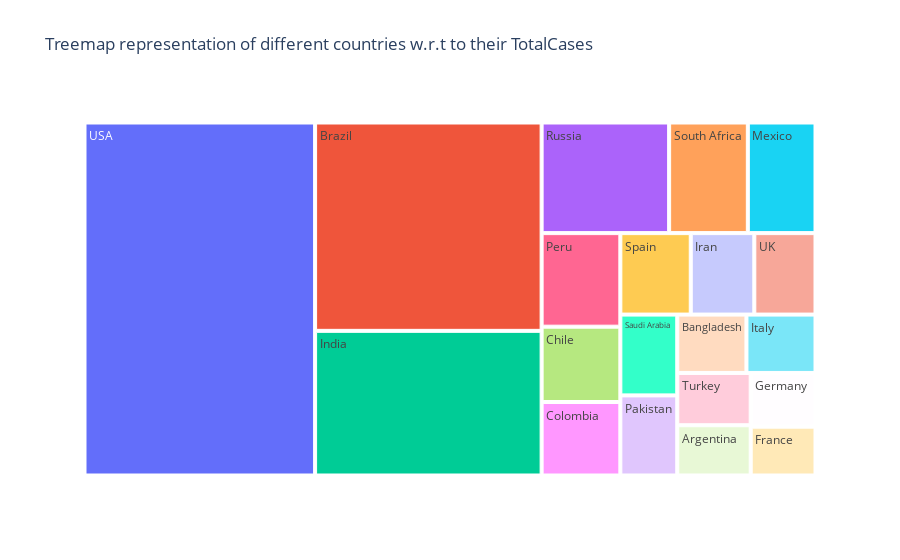
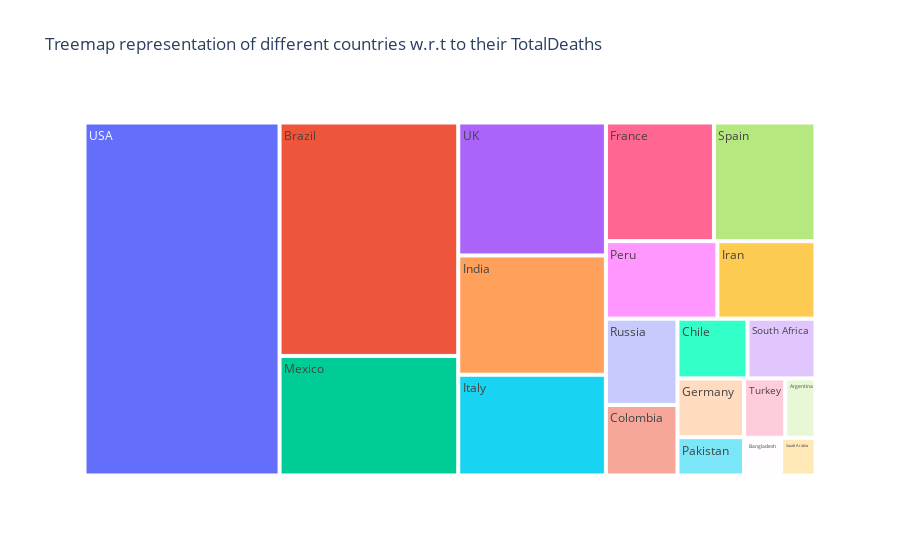
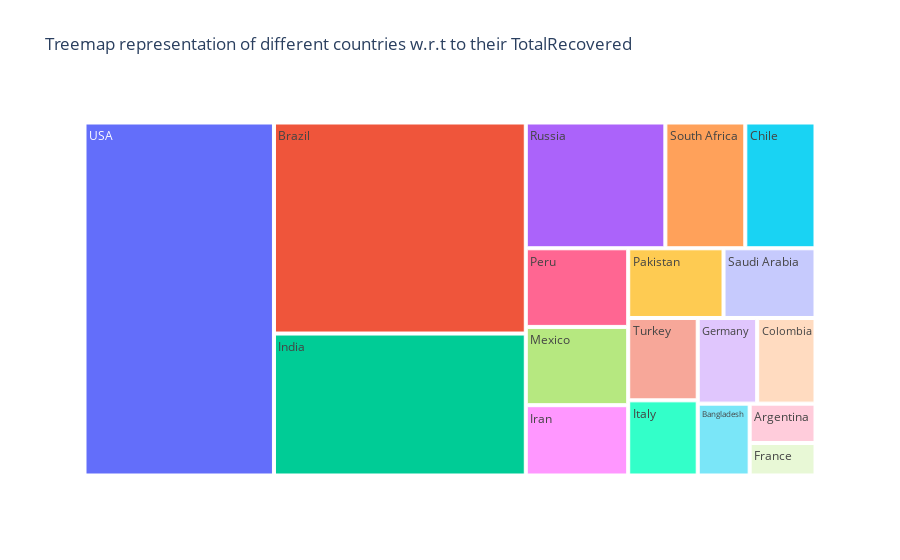
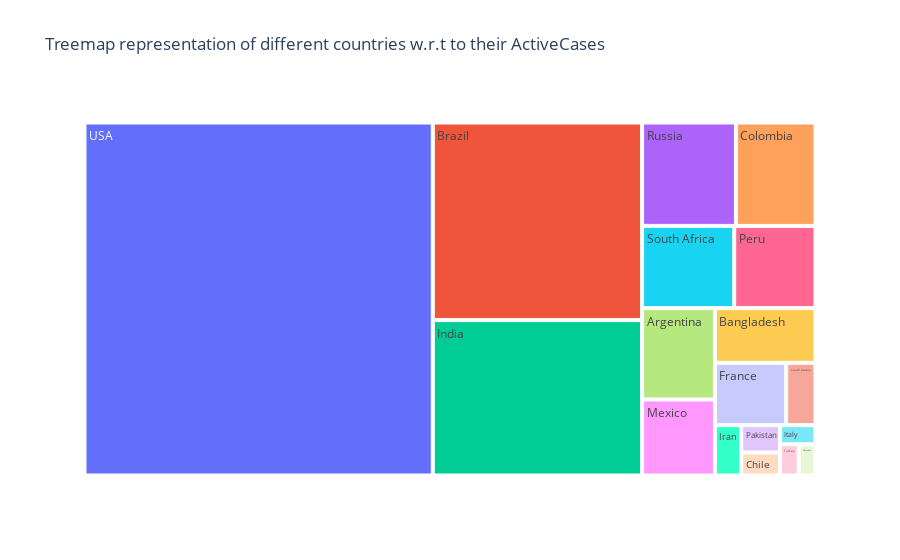

Notebook cell for these charts, in order:
### Code cell
for i in columns:
    fig = px.treemap(world_data.iloc[0:20], values=i, path=['Country/Region'],
               title='Treemap representation of different countries w.r.t to their {}'.format(i))
    fig.show()

### Figure 1 — Plotly figure (JSON) as saved in the notebook; plotly's stock layout.template omitted (floating-point values rounded to 4 significant figures)
{"data": [{"branchvalues": "total", "domain": {"x": [0, 1], "y": [0, 1]}, "hovertemplate": "labels=%{label}<br>TotalCases=%{value}<br>parent=%{parent}<br>id=%{id}<extra></extra>", "ids": ["Argentina", "Bangladesh", "Brazil", "Chile", "Colombia", "France", "Germany", "India", "Iran", "Italy", "Mexico", "Pakistan", "Peru", "Russia", "Saudi Arabia", "South Africa", "Spain", "Turkey", "UK", "USA"], "labels": ["Argentina", "Bangladesh", "Brazil", "Chile", "Colombia", "France", "Germany", "India", "Iran", "Italy", "Mexico", "Pakistan", "Peru", "Russia", "Saudi Arabia", "South Africa", "Spain", "Turkey", "UK", "USA"], "name": "", "parents": ["", "", "", "", "", "", "", "", "", "", "", "", "", "", "", "", "", "", "", ""], "type": "treemap", "values": [228195, 249651, 2917562, 366671, 357710, 195633, 215210, 2025409, 320117, 249204, 462690, 281863, 455409, 871894, 284226, 538184, 354530, 237265, 308134, 5032179]}], "layout": {"legend": {"tracegroupgap": 0}, "title": {"text": "Treemap representation of different countries w.r.t to their TotalCases"}}}

### Figure 2 — Plotly figure (JSON) as saved in the notebook; plotly's stock layout.template omitted (floating-point values rounded to 4 significant figures)
{"data": [{"branchvalues": "total", "domain": {"x": [0, 1], "y": [0, 1]}, "hovertemplate": "labels=%{label}<br>TotalDeaths=%{value}<br>parent=%{parent}<br>id=%{id}<extra></extra>", "ids": ["Argentina", "Bangladesh", "Brazil", "Chile", "Colombia", "France", "Germany", "India", "Iran", "Italy", "Mexico", "Pakistan", "Peru", "Russia", "Saudi Arabia", "South Africa", "Spain", "Turkey", "UK", "USA"], "labels": ["Argentina", "Bangladesh", "Brazil", "Chile", "Colombia", "France", "Germany", "India", "Iran", "Italy", "Mexico", "Pakistan", "Peru", "Russia", "Saudi Arabia", "South Africa", "Spain", "Turkey", "UK", "USA"], "name": "", "parents": ["", "", "", "", "", "", "", "", "", "", "", "", "", "", "", "", "", "", "", ""], "type": "treemap", "values": [4251, 3306, 98644, 9889, 11939, 30312, 9252, 41638, 17976, 35187, 50517, 6035, 20424, 14606, 3055, 9604, 28500, 5798, 46413, 162804]}], "layout": {"legend": {"tracegroupgap": 0}, "title": {"text": "Treemap representation of different countries w.r.t to their TotalDeaths"}}}

### Figure 3 — Plotly figure (JSON) as saved in the notebook; plotly's stock layout.template omitted (floating-point values rounded to 4 significant figures)
{"data": [{"branchvalues": "total", "domain": {"x": [0, 1], "y": [0, 1]}, "hovertemplate": "labels=%{label}<br>TotalRecovered=%{value}<br>parent=%{parent}<br>id=%{id}<extra></extra>", "ids": ["Argentina", "Bangladesh", "Brazil", "Chile", "Colombia", "France", "Germany", "India", "Iran", "Italy", "Mexico", "Pakistan", "Peru", "Russia", "Saudi Arabia", "South Africa", "Spain", "Turkey", "UK", "USA"], "labels": ["Argentina", "Bangladesh", "Brazil", "Chile", "Colombia", "France", "Germany", "India", "Iran", "Italy", "Mexico", "Pakistan", "Peru", "Russia", "Saudi Arabia", "South Africa", "Spain", "Turkey", "UK", "USA"], "name": "", "parents": ["", "", "", "", "", "", "", "", "", "", "", "", "", "", "", "", "", "", "", ""], "type": "treemap", "values": [99852, 143824, 2047660, 340168, 192355, 82460, 196200, 1377384, 277463, 201323, 308848, 256058, 310337, 676357, 247089, 387316, 0, 220546, 0, 2576668]}], "layout": {"legend": {"tracegroupgap": 0}, "title": {"text": "Treemap representation of different countries w.r.t to their TotalRecovered"}}}

### Figure 4 — Plotly figure (JSON) as saved in the notebook; plotly's stock layout.template omitted (floating-point values rounded to 4 significant figures)
{"data": [{"branchvalues": "total", "domain": {"x": [0, 1], "y": [0, 1]}, "hovertemplate": "labels=%{label}<br>ActiveCases=%{value}<br>parent=%{parent}<br>id=%{id}<extra></extra>", "ids": ["Argentina", "Bangladesh", "Brazil", "Chile", "Colombia", "France", "Germany", "India", "Iran", "Italy", "Mexico", "Pakistan", "Peru", "Russia", "Saudi Arabia", "South Africa", "Spain", "Turkey", "UK", "USA"], "labels": ["Argentina", "Bangladesh", "Brazil", "Chile", "Colombia", "France", "Germany", "India", "Iran", "Italy", "Mexico", "Pakistan", "Peru", "Russia", "Saudi Arabia", "South Africa", "Spain", "Turkey", "UK", "USA"], "name": "", "parents": ["", "", "", "", "", "", "", "", "", "", "", "", "", "", "", "", "", "", "", ""], "type": "treemap", "values": [124092, 102521, 771258, 16614, 153416, 82861, 9758, 606387, 24678, 12694, 103325, 19770, 124648, 180931, 34082, 141264, 0, 10921, 0, 2292707]}], "layout": {"legend": {"tracegroupgap": 0}, "title": {"text": "Treemap representation of different countries w.r.t to their ActiveCases"}}}
